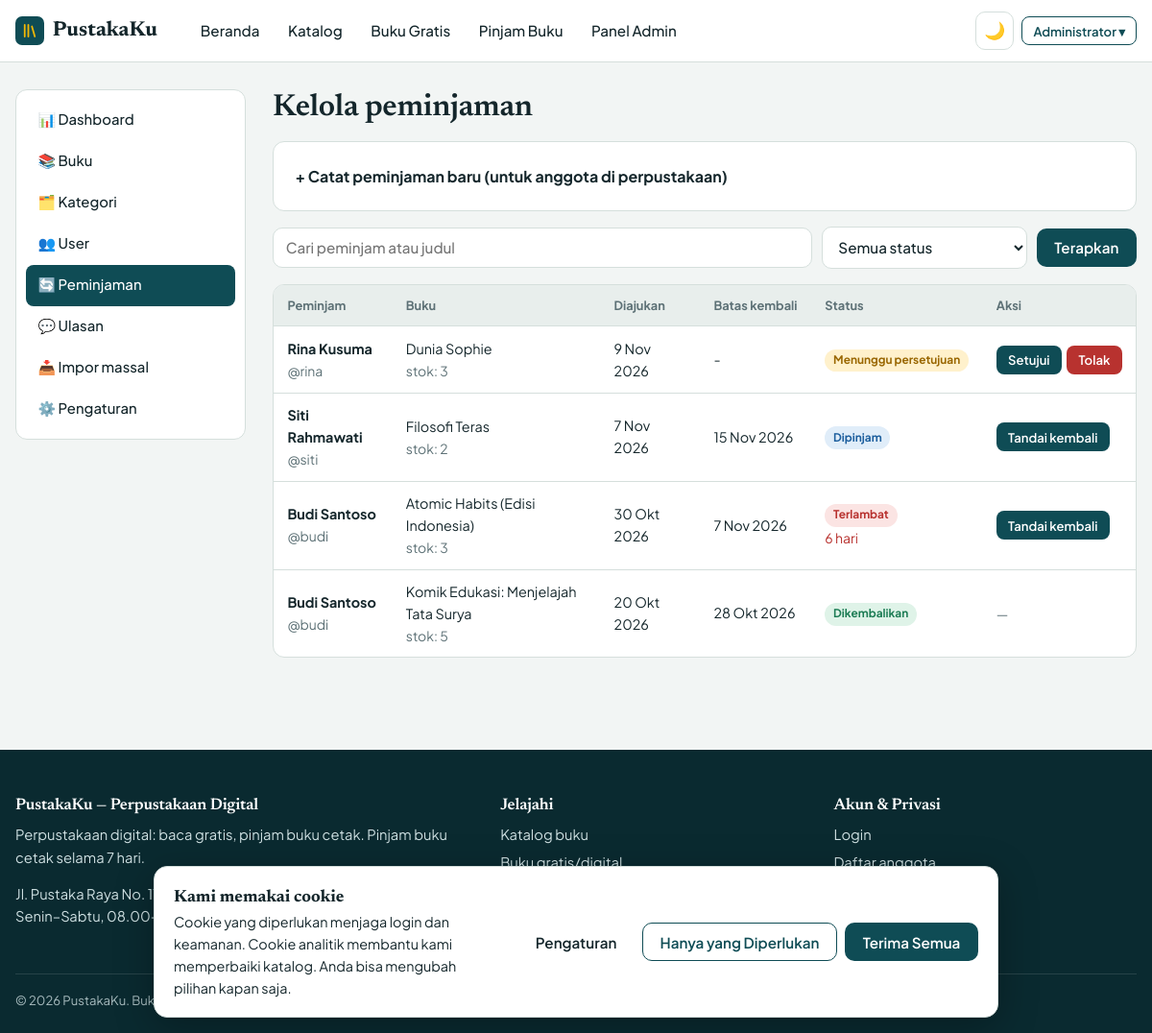
Page /admin/loans (signed in) on the committed database.
### models.py (models this page shows, shortened)
class User(UserMixin, db.Model):
    id = db.Column(db.Integer, primary_key=True)
    name = db.Column(db.String(100), nullable=False)
    username = db.Column(db.String(40), unique=True, nullable=False, index=True)
    email = db.Column(db.String(120), unique=True, nullable=False, index=True)
    password_hash = db.Column(db.String(255), nullable=False)
    role = db.Column(db.String(10), nullable=False, default="user")  # "user" | "admin"
    active = db.Column(db.Boolean, nullable=False, default=True)     # False = diblokir
    created_at = db.Column(db.DateTime, default=datetime.now)
    loans = db.relationship("Loan", backref="user", cascade="all, delete-orphan", lazy="dynamic")
    reviews = db.relationship("Review", backref="user", cascade="all, delete-orphan", lazy="dynamic")
    favorites = db.relationship("Favorite", backref="user", cascade="all, delete-orphan", lazy="dynamic")
    @property
    def is_admin(self):
        return self.role == "admin"
    @property
    def is_active(self):  # dipakai Flask-Login; akun diblokir tidak bisa login
        return self.active

class Loan(db.Model):
    id = db.Column(db.Integer, primary_key=True)
    user_id = db.Column(db.Integer, db.ForeignKey("user.id"), nullable=False, index=True)
    book_id = db.Column(db.Integer, db.ForeignKey("book.id"), nullable=False, index=True)
    status = db.Column(db.String(10), nullable=False, default="pending", index=True)
    requested_at = db.Column(db.DateTime, default=datetime.now)
    borrowed_at = db.Column(db.DateTime)
    due_date = db.Column(db.DateTime)
    returned_at = db.Column(db.DateTime)
    extended = db.Column(db.Boolean, nullable=False, default=False)  # sudah diperpanjang 1x
    @property
    def is_overdue(self):
        return self.status == "borrowed" and self.due_date is not None and self.due_date < datetime.now()
    @property
    def days_late(self):
        return (datetime.now() - self.due_date).days if self.is_overdue else 0
    @property
    def status_label(self):
        if self.is_overdue:
            return "Terlambat"
        return {"pending": "Menunggu persetujuan", "borrowed": "Dipinjam",
                "returned": "Dikembalikan", "rejected": "Ditolak"}.get(self.status, self.status)
    @property
    def status_class(self):
        if self.is_overdue:
            return "danger"
        return {"pending": "warning", "borrowed": "info", "returned": "success",
                "rejected": "muted"}.get(self.status, "muted")

class Book(db.Model):
    id = db.Column(db.Integer, primary_key=True)
    title = db.Column(db.String(200), nullable=False, index=True)
    author = db.Column(db.String(150), nullable=False, index=True)
    description = db.Column(db.Text, default="")
    year = db.Column(db.Integer)
    publisher = db.Column(db.String(150), default="")
    language = db.Column(db.String(30), default="Indonesia")
    category_id = db.Column(db.Integer, db.ForeignKey("category.id"))
    stock = db.Column(db.Integer, nullable=False, default=0)           # hanya untuk buku fisik
    book_type = db.Column(db.String(10), nullable=False, default="digital")  # "digital" | "physical"
    cover_file = db.Column(db.String(120))     # file cover hasil upload
    cover_url = db.Column(db.String(500))      # atau URL cover eksternal
    cover_fallback = db.Column(db.String(200)) # gambar sampul lokal (static/...) bila sampul utama gagal dimuat
    pdf_file = db.Column(db.String(120))       # file PDF hasil upload
    read_url = db.Column(db.String(500))       # tautan baca online (sumber legal)
    download_url = db.Column(db.String(500))   # tautan unduh (sumber legal)
    source = db.Column(db.String(200), default="")  # sumber & lisensi
    views = db.Column(db.Integer, nullable=False, default=0)
    created_at = db.Column(db.DateTime, default=datetime.now, index=True)
    loans = db.relationship("Loan", backref="book", cascade="all, delete-orphan", lazy="dynamic")
    reviews = db.relationship("Review", backref="book", cascade="all, delete-orphan", lazy="dynamic")
    favorites = db.relationship("Favorite", backref="book", cascade="all, delete-orphan", lazy="dynamic")

### routes/admin.py (the view)
@admin_bp.route("/loans")
def loans():
    status = request.args.get("status", "")
    q = request.args.get("q", "").strip()
    page = request.args.get("page", 1, type=int)
    query = Loan.query.join(User).join(Book)
    if status == "overdue":
        query = query.filter(Loan.status == "borrowed", Loan.due_date < datetime.now())
    elif status in ("pending", "borrowed", "returned", "rejected"):
        query = query.filter(Loan.status == status)
    if q:
        query = query.filter(or_(User.name.ilike(like(q), escape="\\"), User.username.ilike(like(q), escape="\\"),
                                 Book.title.ilike(like(q), escape="\\")))
    pag = query.order_by(Loan.requested_at.desc()).paginate(page=page, per_page=per_page(), error_out=False)
    return render_template("admin/loans.html", pag=pag,
                           members=User.query.filter_by(role="user", active=True).order_by(User.name).all(),
                           physical=Book.query.filter_by(book_type="physical").order_by(Book.title).all())

### models.py (called while the page is built)
@login_manager.user_loader
def load_user(user_id):
    return db.session.get(User, int(user_id))

### routes/admin.py (called while the page is built)
@admin_bp.before_request
@admin_required
def guard():
    return None

def per_page():
    return current_app.config["ADMIN_PER_PAGE"]

### utils.py (called while the page is built, shortened)
def admin_required(view):
    @wraps(view)
    def wrapper(*args, **kwargs):
        if not current_user.is_authenticated:
            return current_app.login_manager.unauthorized()
        if not current_user.is_admin:
            abort(403)
        return view(*args, **kwargs)
    return wrapper

def parse_consent(raw):
    if not raw or len(raw) > 40:
        return None

def all_settings():
    from flask import g
    if "site_settings" not in g:
        from models import Setting
        data = dict(DEFAULT_SETTINGS)
        try:
            data.update({s.key: (s.value or "") for s in Setting.query.all()})
        except Exception:  # tabel belum dibuat
            pass
        g.site_settings = data
    return g.site_settings

### templates/admin/loans.html (shortened to what this page needs)
{% extends "admin/base.html" %}
{% from "_macros.html" import csrf, pagination %}
{% block admin_content %}
<div class="row row-between" style="margin-bottom:1rem"><h1 style="font-size:2rem; margin:0">Kelola peminjaman</h1></div>
<details class="card" style="margin-bottom:1rem">
  <summary style="cursor:pointer; font-weight:700">+ Catat peminjaman baru (untuk anggota di perpustakaan)</summary>
</details>
<form class="toolbar" method="get">
  <input class="input grow" type="search" name="q" value="{{ request.args.get('q', '') }}" placeholder="Cari peminjam atau judul" aria-label="Cari">
  <select class="input" name="status" aria-label="Status">
    {% for val, lbl in [('', 'Semua status'), ('pending', 'Menunggu persetujuan'), ('borrowed', 'Dipinjam'), ('overdue', 'Terlambat'), ('returned', 'Dikembalikan'), ('rejected', 'Ditolak')] %}<option value="{{ val }}" {{ 'selected' if request.args.get('status', '') == val }}>{{ lbl }}</option>{% endfor %}</select>
  <button class="btn" type="submit">Terapkan</button>
</form>
<div class="table-wrap"><table class="table"><thead><tr><th>Peminjam</th><th>Buku</th><th>Diajukan</th><th>Batas kembali</th><th>Status</th><th>Aksi</th></tr></thead><tbody>
{% for l in pag.items %}<tr>
  <td><b>{{ l.user.name }}</b><div class="muted small">@{{ l.user.username }}</div></td><td>{{ l.book.title }}<div class="muted small">stok: {{ l.book.stock }}</div></td>
  <td>{{ l.requested_at|tgl }}</td><td>{{ l.due_date|tgl }}</td>
  <td><span class="badge badge-{{ l.status_class }}">{{ l.status_label }}</span>{% if l.is_overdue %}<div class="small" style="color:var(--danger)">{{ l.days_late }} hari</div>{% endif %}</td>
  <td><div class="actions-cell">
    {% if l.status == 'pending' %}
      <form method="post" action="{{ url_for('admin.loan_action', loan_id=l.id, action='approve') }}">{{ csrf() }}<button class="btn btn-sm" type="submit">Setujui</button></form>
      <form method="post" action="{{ url_for('admin.loan_action', loan_id=l.id, action='reject') }}" data-confirm="Tolak peminjaman ini?">{{ csrf() }}<button class="btn btn-danger btn-sm" type="submit">Tolak</button></form>
    {% elif l.status == 'borrowed' %}
      <form method="post" action="{{ url_for('admin.loan_action', loan_id=l.id, action='return') }}" data-confirm="Tandai buku sudah dikembalikan?">{{ csrf() }}<button class="btn btn-sm" type="submit">Tandai kembali</button></form>
    {% else %}<span class="muted small">—</span>{% endif %}</div></td>
</tr>{% else %}<tr><td colspan="6" class="empty">Tidak ada data peminjaman.</td></tr>{% endfor %}</tbody></table></div>
{% endblock %}

### templates/base.html (shortened to what this page needs)
{% from "_macros.html" import csrf %}
<!DOCTYPE html>
<html lang="id" data-theme="light">
<head>
  <link rel="stylesheet" href="{{ url_for('static', filename='css/style.css') }}">
</head>
<body>
<header class="navbar">
  <div class="container nav-inner">
    <a class="brand" href="{{ url_for('main.index') }}">
      <span class="brand-mark" aria-hidden="true"><svg viewBox="0 0 24 24" fill="none" stroke="#f2b705" stroke-width="2.4" stroke-linecap="round"><path d="M5 4v16M10 4v16M15 6l4 14"/></svg></span>{{ app_name }}
    </a>
    <nav class="nav-links" id="nav-links" aria-label="Navigasi utama">
      <a href="{{ url_for('main.index') }}" class="{{ 'active' if request.endpoint == 'main.index' }}">Beranda</a>
      <a href="{{ url_for('main.books') }}" class="{{ 'active' if request.endpoint == 'main.books' }}">Katalog</a>
      <a href="{{ url_for('main.books', type='digital') }}">Buku Gratis</a>
      <a href="{{ url_for('main.books', type='physical') }}">Pinjam Buku</a>
      {% if current_user.is_authenticated and current_user.is_admin %}<a href="{{ url_for('admin.dashboard') }}">Panel Admin</a>{% endif %}
    </nav>
    <div class="nav-actions">
      <button class="icon-btn" id="theme-toggle" type="button" aria-label="Ganti tema">🌙</button>
      {% if current_user.is_authenticated %}
        <div class="dropdown">
          <button class="btn btn-outline btn-sm" type="button" data-dropdown aria-haspopup="true">{{ current_user.name.split()[0] }} ▾</button>
        </div>
      {% else %}
        <a class="btn btn-ghost btn-sm" href="{{ url_for('auth.login') }}">Login</a>
        {% if site.allow_register == '1' %}<a class="btn btn-sm" href="{{ url_for('auth.register') }}">Register</a>{% endif %}
      {% endif %}
    </div>
  </div>
</header>
<main>{% block content %}{% endblock %}</main>
<footer class="footer">
  <div class="container">
    <div class="footer-grid">
      <div>
        <h4>{{ app_name }} — Perpustakaan Digital</h4>
        <p>{{ site.tagline }} Pinjam buku cetak selama {{ site.loan_days }} hari.</p>
        <p>{{ site.address }}{% if site.contact_email %} · {{ site.contact_email }}{% endif %}<br>{{ site.open_hours }}</p>
      </div>
      <div><h4>Jelajahi</h4><ul>
        <li><a href="{{ url_for('main.books') }}">Katalog buku</a></li>
        <li><a href="{{ url_for('main.books', type='digital') }}">Buku gratis/digital</a></li>
        <li><a href="{{ url_for('main.books', sort='populer') }}">Terpopuler</a></li></ul></div>
      <div><h4>Akun &amp; Privasi</h4><ul>
        <li><a href="{{ url_for('auth.login') }}">Login</a></li>
        {% if site.allow_register == '1' %}<li><a href="{{ url_for('auth.register') }}">Daftar anggota</a></li>{% endif %}
        <li><button type="button" class="link" data-open-cookie>Pengaturan Cookie</button></li></ul></div>
    </div>
    <div class="footer-bottom">© {{ now.year }} {{ app_name }}. Buku digital bersumber dari domain publik dan lisensi terbuka.</div>
  </div>
</footer>
{% include "_cookie_banner.html" %}
</body>
</html>

### rows in the picture
User: name "Administrator"
Loan: user.name "Rina Kusuma", user.username "rina", book "Dunia Sophie", book.stock "3", requested_at|tgl "9 Nov 2026", due_date|tgl "-", status_label "Menunggu persetujuan"
Loan: user.name "Siti Rahmawati", user.username "siti", book "Filosofi Teras", book.stock "2", requested_at|tgl "7 Nov 2026", due_date|tgl "15 Nov 2026", status_label "Dipinjam"
Loan: user.name "Budi Santoso", user.username "budi", book "Atomic Habits (Edisi Indonesia)", book.stock "3", requested_at|tgl "30 Okt 2026", due_date|tgl "7 Nov 2026", status_label "Terlambat", days_late "6"
Loan: user.name "Budi Santoso", user.username "budi", book "Komik Edukasi: Menjelajah Tata Surya", book.stock "5", requested_at|tgl "20 Okt 2026", due_date|tgl "28 Okt 2026", status_label "Dikembalikan"

### other values in the picture
{{ app_name }} "PustakaKu"
{{ site.tagline }} "Perpustakaan digital: baca gratis, pinjam buku cetak."
{{ site.loan_days }} "7"
{{ site.address }} "Jl. Pustaka Raya No. 17, Jakarta"
{{ site.open_hours }} "Senin–Sabtu, 08.00–17.00 WIB"
form field status "Semua status"
